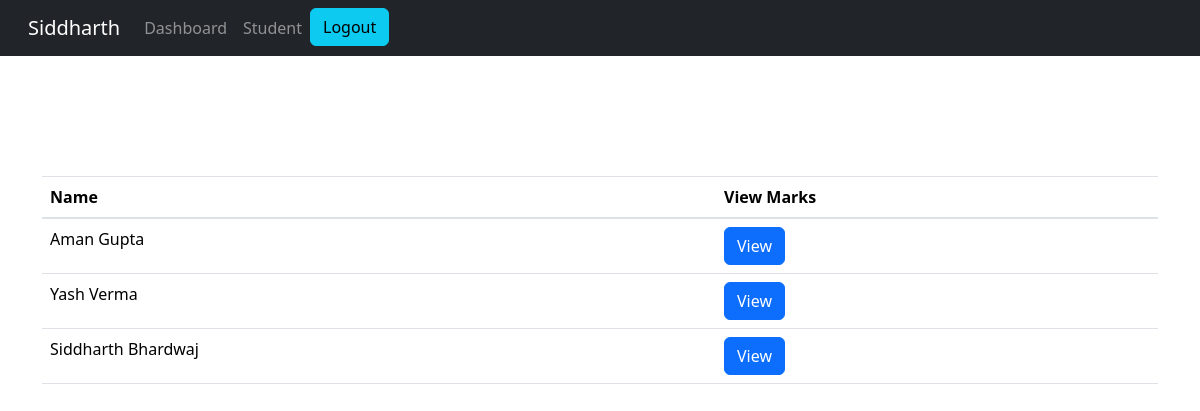
Page /teacher/teacher-view-student-marks (signed in) on the earlier database version.
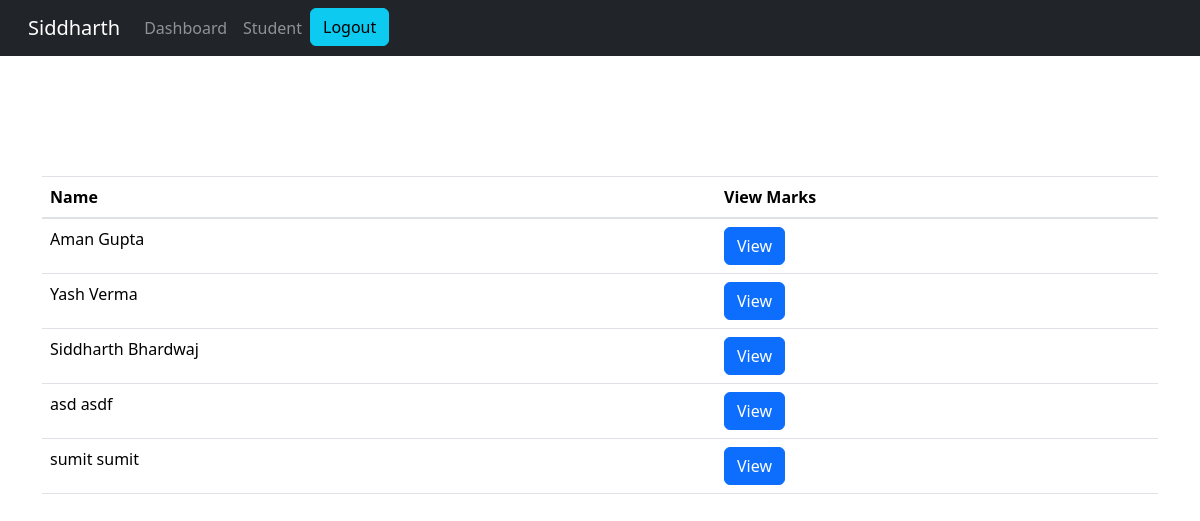
Same page on the later database version.
### student/models.py (models this page shows, shortened)
class Student(models.Model):
    user=models.OneToOneField(User,on_delete=models.CASCADE)
    mobile = models.IntegerField(max_length=10)
    @property
    def get_name(self):
        return self.user.first_name+" "+self.user.last_name

### teacher/views.py (the view)
# urls.py: path('teacher-view-student-marks', views.teacher_view_student_marks_view,name='teacher-view-student-marks'),
@login_required(login_url='teacherlogin')
def teacher_view_student_marks_view(request):
    students= SMODEL.Student.objects.all()
    return render(request,'teacher/teacher_view_student_marks.html',{'students':students})

### teacher/templates/teacher/teacher_view_student_marks.html (shortened to what this page needs)
{% extends 'teacher/teacherbase.html' %}
{% block content %}
<head>
    <link href="http://netdna.bootstrapcdn.com/bootstrap/4.0.0-beta/css/bootstrap.min.css" rel="stylesheet">
    <link rel="stylesheet" href="https://maxcdn.bootstrapcdn.com/bootstrap/4.4.1/css/bootstrap.min.css">
    <link href="https://maxcdn.bootstrapcdn.com/font-awesome/4.3.0/css/font-awesome.min.css" rel="stylesheet">
    <link href="https://cdn.jsdelivr.net/npm/bootstrap@5.3.1/dist/css/bootstrap.min.css" rel="stylesheet">
  </head>
<br><br>
<div class="container">
  <table class="table table-hover" id="dev-table">
    <thead>
      <tr>
        <th>Name</th>
        <th>View Marks</th>
      </tr>
    </thead>
    {% for t in students %}
    <tr>
      <td> {{t.get_name}}</td>
      <td><a class="btn btn-primary btn-xs" href="{% url 'teacher-view-marks' t.id  %}">View</a></td>
    </tr>
    {% endfor %}
</div>
{% endblock content %}

Differences in the rows shown:
added Student: get_name "asd asdf"
added Student: get_name "sumit sumit"
